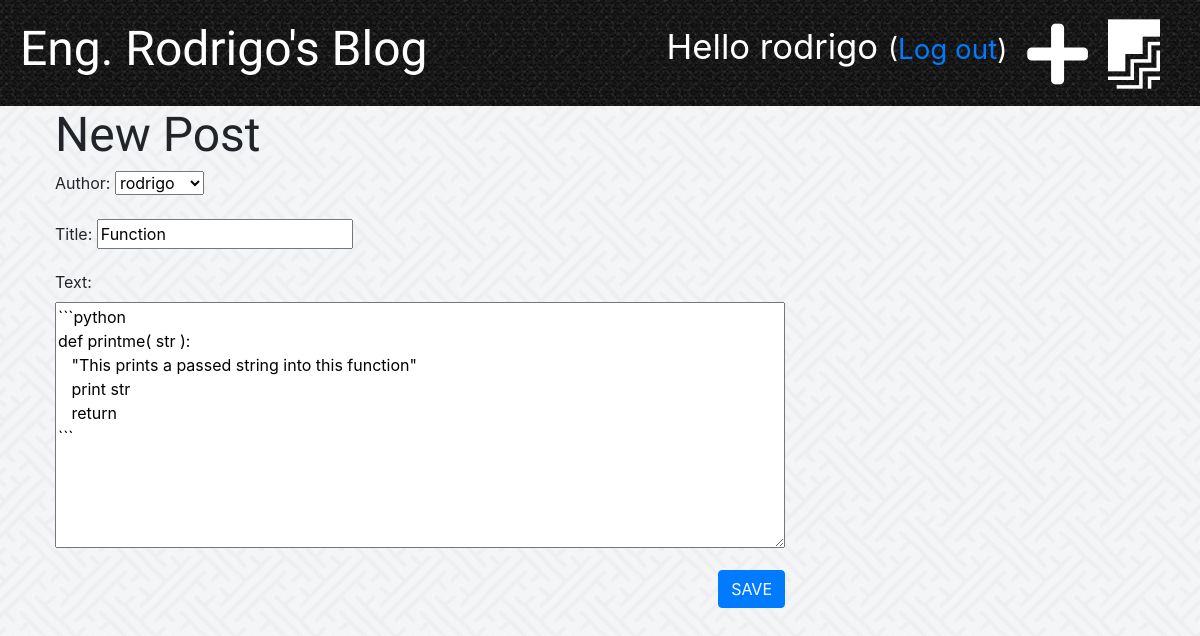
The page /post/20/edit/ (signed in) on the database its author committed.
### project/models.py (models this page shows, shortened)
class Post(models.Model):
    author = models.ForeignKey('auth.User', on_delete=models.CASCADE)
    title = models.CharField(max_length=200)
    text = models.TextField()
    created_date = models.DateTimeField(default=timezone.now)
    published_date = models.DateTimeField(blank=True, null=True)

### project/views.py (the view)
# urls.py: path('post/<int:pk>/edit/', views.post_edit, name='post_edit'),
@login_required
def post_edit(request, pk):
    post = get_object_or_404(Post, pk=pk)
    if request.method == 'POST':
        form = PostForm(request.POST, instance=post)
        if form.is_valid():
            post = form.save(commit=False)
            post.author = request.user
            post_published_date = timezone.now()
            post.save()
            return redirect('post_detail', pk=post.pk)
    else:
        form = PostForm(instance=post)
        stuff_for_frontend = {'form': form}
    return render(request, 'project/post_edit.html', stuff_for_frontend)

### project/forms.py
class PostForm(forms.ModelForm):
    class Meta:
        model = Post
        fields = ('author', 'title', 'text')

### project/templates/project/post_edit.html (shortened to what this page needs)
{% extends 'project/base.html' %}
{% block content %}
<h1>New Post</h1>
    <form method="post" class="post-form-project">
        {{ form.as_p }}
    <button type="submit" class="btn btn-primary">SAVE</button>
    </form>
{% endblock %}

### project/templates/project/base.html (shortened to what this page needs)
{% load staticfiles %}
<!DOCTYPE html>
<html lang="en">
<head>
</head>
<body>
    <link rel="stylesheet" href="https://stackpath.bootstrapcdn.com/bootstrap/4.4.1/css/bootstrap.min.css">
    <link rel="stylesheet" href="https://use.fontawesome.com/releases/v5.12.0/css/all.css">
    <link rel="stylesheet" href="{% static 'css/project.css' %}">
    <link rel="stylesheet" href="{% static 'css/zenburn.css' %}">
<body>
<div class="page-header">
    {% if user.is_authenticated %}
        <a href="{% url 'post_draft_list' %}" class="top-menu"><i class="fab fa-firstdraft fa-2x"style="color: #ffffff;"></i></a>
        <a href="{% url 'post_new' %}" class="top-menu"><i class="fas fa-plus fa-2x" style="color: #ffffff;"></i></a>
        <p class="top-menu">Hello {{ user.username }} <small>(<a href="{% url 'logout' %}">Log out</a>)</small></p>
    {% else %}
        <a href="{% url 'login' %}" class="top-menu"><i class="fas fa-sign-in-alt fa-2x" style="color: #ffffff;"></i></a>
    {% endif %}
    <h1>Eng. Rodrigo's Blog</h1>
</div>
<div class='content container'>
    <div class="row">
        <div class="col-md-8">
            {% block content %}
            {% endblock %}
        </div>
    </div>
</div>
</body>
</html>

### project/static/css/project.css (style rules this page uses)
body { background-image: url("../images/interlaced.png"); }
.page-header { background-image: url("../images/mosaic.png"); margin-top: 0; padding: 20px 20px 20px 20px; }
.page-header h1, .page-header h1 a { color: #ffffff; font-size: 36pt; text-decoration: none; }
.content { margin-left: 40px; }
h1, h2, h3, h4 { font-family: 'Tangerine', 'Inconsolata', 'Droid Sans', serif; font-size: 48px; }
.post-form-project textarea { width:100% }
.post-form-project .btn-primary { float: right; }
.top-menu { color: #ffffff; float: right; font-size: 26pt; margin-right: 20px; }

### rows shown on the page
Post: author "rodrigo", title "Function", text "```python def printme( str ): \"This prints a passed string into this function\" print str return ```"

### other values the page prints
{{ user.username }} "rodrigo"
